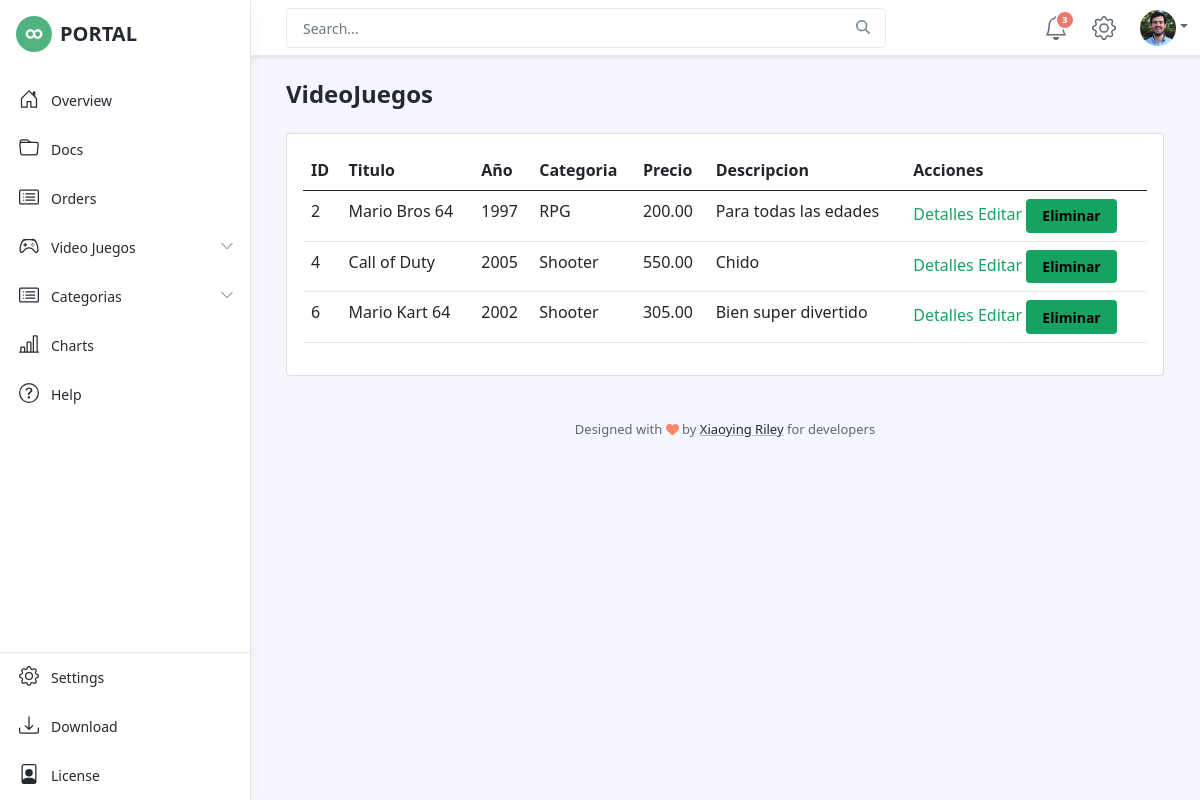
Screenshot of /videojuegos/lista/ with the database file from the repository.
### videojuego/models.py (models this page shows, shortened)
class Videojuego(models.Model):
    titulo = models.CharField('Titulo', max_length=50, unique=True)
    anio = models.IntegerField('Año')
    categoria = models.ForeignKey("videojuego.Categoria", verbose_name='categoria', on_delete=models.CASCADE)
    precio = models.DecimalField(max_digits=5, decimal_places=2)
    descripcion = models.CharField('Descripción',max_length=250, null=True, blank=True)

class Categoria(models.Model):
    nombre = models.CharField(max_length=50)
    def __str__(self):
        return self.nombre

### videojuego/views.py (the view)
class VideojuegoList(ListView):
    model = Videojuego

### videojuego/templates/videojuego/videojuego_list.html (shortened to what this page needs)
{% extends 'base2.html' %}
{% load static %}
{% block contenido %}
<h1 class="app-page-title">VideoJuegos</h1>
    <div class="card">
        <div class="card-body">
                <table class="table">
                    <thead>
                        <th>ID</th>
                        <th>Titulo</th>
                        <th>Año</th>
                        <th>Categoria</th>
                        <th>Precio</th>
                        <th>Descripcion</th>
                        <th>Acciones</th>
                    </thead>
                    <tbody>
                        {% for videojuego in object_list %}
                        <tr>
                            <td>{{videojuego.id}}</td>
                            <td>{{videojuego.titulo}}</td>
                            <td>{{videojuego.anio}}</td>
                            <td>{{videojuego.categoria}}</td>
                            <td>{{videojuego.precio}}</td>
                            <td>{{videojuego.descripcion}}</td>
                            <td>
                                <a href="{% url 'videojuego:detalles_videojuego' videojuego.id %}">Detalles</a>
                                <a href="{% url 'videojuego:editar_videojuego' videojuego.id  %}">Editar</a>
                                <button onclick="muestra_modal('{% url 'videojuego:eliminar_videojuego' videojuego.id %}', '{{videojuego.titulo}}')" type="button" class="btn btn-primary delete_example" data-toggle="modal" data-target="#exampleModal">
                                    Eliminar
                                </button>
                            </td>
                        </tr>
                        {% endfor %}
                    </tbody>
                </table>
        </div>
    </div>
{% endblock contenido %}

### rows the page displays
Videojuego: id "2", titulo "Mario Bros 64", anio "1997", categoria "RPG", precio "200.00", descripcion "Para todas las edades"
Videojuego: id "4", titulo "Call of Duty", anio "2005", categoria "Shooter", precio "550.00", descripcion "Chido"
Videojuego: id "6", titulo "Mario Kart 64", anio "2002", categoria "Shooter", precio "305.00", descripcion "Bien super divertido"
